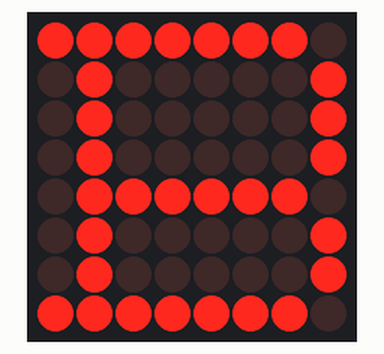
A sketch run on a simulated Arduino Uno, built with avr-gcc and run on an emulated ATmega328P. Shown: 8×8 LED matrix. Wiring (inferred from the names in the program): LED matrix (orientation assumed): rows pin 2, pin 3, pin 4, pin 5, pin 6, pin 7, pin 8, pin 9; columns pin 10, pin 11, pin 12, pin 13, A0, A1, A2, A3.

Above: at 0.1 s.
At 1.1 s:
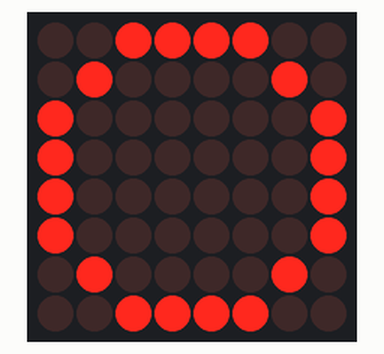
At 2.1 s:
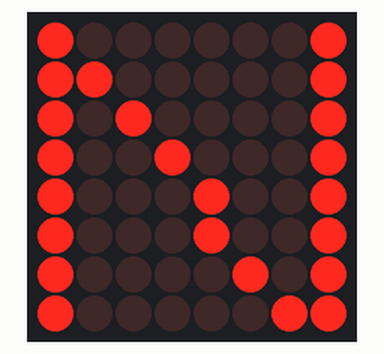
At 3.1 s:
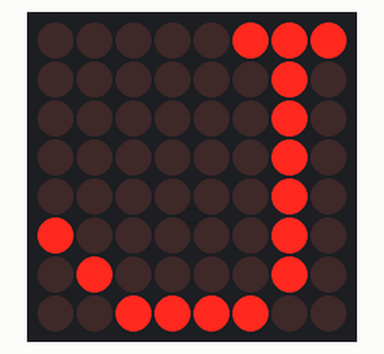
At 5.2 s:
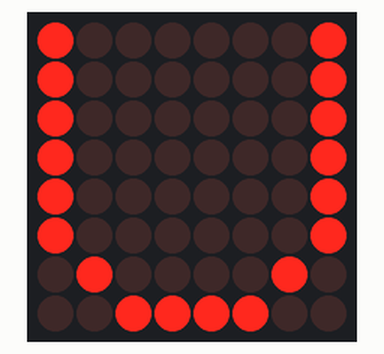
At 7.2 s:
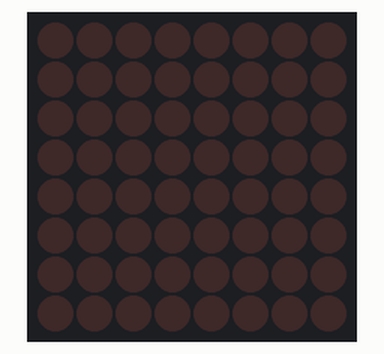

The sketch:

LED_Matrix.ino
```cpp
#define ROW_1 2
#define ROW_2 3
#define ROW_3 4
#define ROW_4 5
#define ROW_5 6
#define ROW_6 7
#define ROW_7 8
#define ROW_8 9

#define COL_1 10
#define COL_2 11
#define COL_3 12
#define COL_4 13
#define COL_5 A0
#define COL_6 A1
#define COL_7 A2
#define COL_8 A3

const byte rows[] = {
    ROW_1, ROW_2, ROW_3, ROW_4, ROW_5, ROW_6, ROW_7, ROW_8
};


// Les deux motifs à afficher, ce sont des sourires...
byte EX1[] = {B11111110,B01000001,B01000001,B01000001,B01111110,B01000001,B01000001,B11111110};
byte EX2[] = {B00111100,B01000010,B10000001,B10000001,B10000001,B10000001,B01000010,B00111100};
byte EX3[] = {B10000001,B11000001,B10100001,B10010001,B10001001,B10001001,B10000101,B10000011};
byte EX4[] = {B00000111,B00000010,B00000010,B00000010,B00000010,B10000010,B01000010,B00111100};
byte EX5[] = {B00111100,B01000010,B10000001,B10000001,B10000001,B10000001,B01000010,B00111100};
byte EX6[] = {B10000001,B10000001,B10000001,B10000001,B10000001,B10000001,B01000010,B00111100};
byte EX7[] = {B11111100,B01000010,B01000001,B01111100,B01000100,B01000010,B01000010,B01000001};
byte EX8[] = {B00000000,B00000000,B00000000,B00000000,B00000000,B00000000,B00000000,B00000000};

int ValSortie = 0;        //  0 : EX1, 1 --> EX2
unsigned long timeCount = 0;

void setup() {


    // Toutes les broches sont des sorties
    // Obligatoire, sinon les LED ne s'allumeront pas
    for (byte i = 2; i <= 13; i++)    //  Boucle pour les 12 premieres broches
        pinMode(i, OUTPUT);
    pinMode(A0, OUTPUT);
    pinMode(A1, OUTPUT);
    pinMode(A2, OUTPUT);
    pinMode(A3, OUTPUT);
    for ( int i = 0; i < 7; i++ )
      digitalWrite(rows[i], HIGH);    //  Force rangées à 1, LED éteintes

}

void loop() {
  if ( millis() > timeCount )         //  Change d'affichage toutes les secondes.
  {
    timeCount = millis() + 1000;
    ValSortie = (ValSortie + 1);
  }
  if ( (ValSortie  & 7)== 1)
  {
    drawScreen(EX1);
  }
  else  if ( (ValSortie  & 7)== 2)
  {
    drawScreen(EX2);
  }
  else  if ( (ValSortie  & 7)== 3)
  {
    drawScreen(EX3);
  }
  else  if ( (ValSortie  & 7)== 4)
  {
    drawScreen(EX4);
  }
  else  if ( (ValSortie  & 7)== 5)
  {
    drawScreen(EX5);
  }
  else  if ( (ValSortie  & 7)== 6)
  {
    drawScreen(EX6);
  }
  else  if ( (ValSortie  & 7)== 7)
  {
    drawScreen(EX7);
  }
  else  if ( (ValSortie  & 7)== 0)
  {
    drawScreen(EX8);
  }
}

//  Affiche les LED correspondant au tableau de 8 caractères passé en paramètre
//  Chaque octet correspond à une ligne.

void  drawScreen(byte buffer2[]){


   // Balaie toutes les rangées (0..7)
    for (byte i = 0; i < 8; i++) {
        setColumns(buffer2[i]);       // Positionne les broches pour les colonnes 0..7 avec l'octet du tableau
        digitalWrite(rows[i], LOW);   // Positionne commande rangée à 0. Les LED s'allument
        delay(1);                     // Délai faible pour rendre imperceptible le multiplexage
        digitalWrite(rows[i], HIGH);  //  Désactive la rangée. Le changement pour les colonnes s'effectue alors pour ne pas avoir de faux effets

    }
}

//  Positionne les colonnes en fonction de l'octet passé en paramètre
//  Chaque bit à 1 va donner une LED allumée.
void setColumns(byte b) {
    digitalWrite(COL_1, (b >> 7) & 0x01); // Get the 1st bit: 10000000
    digitalWrite(COL_2, (b >> 6) & 0x01); // Get the 2nd bit: 01000000
    digitalWrite(COL_3, (b >> 5) & 0x01); // Get the 3rd bit: 00100000
    digitalWrite(COL_4, (b >> 4) & 0x01); // Get the 4th bit: 00010000
    digitalWrite(COL_5, (b >> 3) & 0x01); // Get the 5th bit: 00001000
    digitalWrite(COL_6, (b >> 2) & 0x01); // Get the 6th bit: 00000100
    digitalWrite(COL_7, (b >> 1) & 0x01); // Get the 7th bit: 00000010
    digitalWrite(COL_8, (b >> 0) & 0x01); // Get the 8th bit: 00000001
}
```

Measured:
- by itself, everything shown: repeats every 8.1 s, in 8 steps
- what the display in image 0 shows lasts 1.1 s, from 0.0 s to 1.1 s
